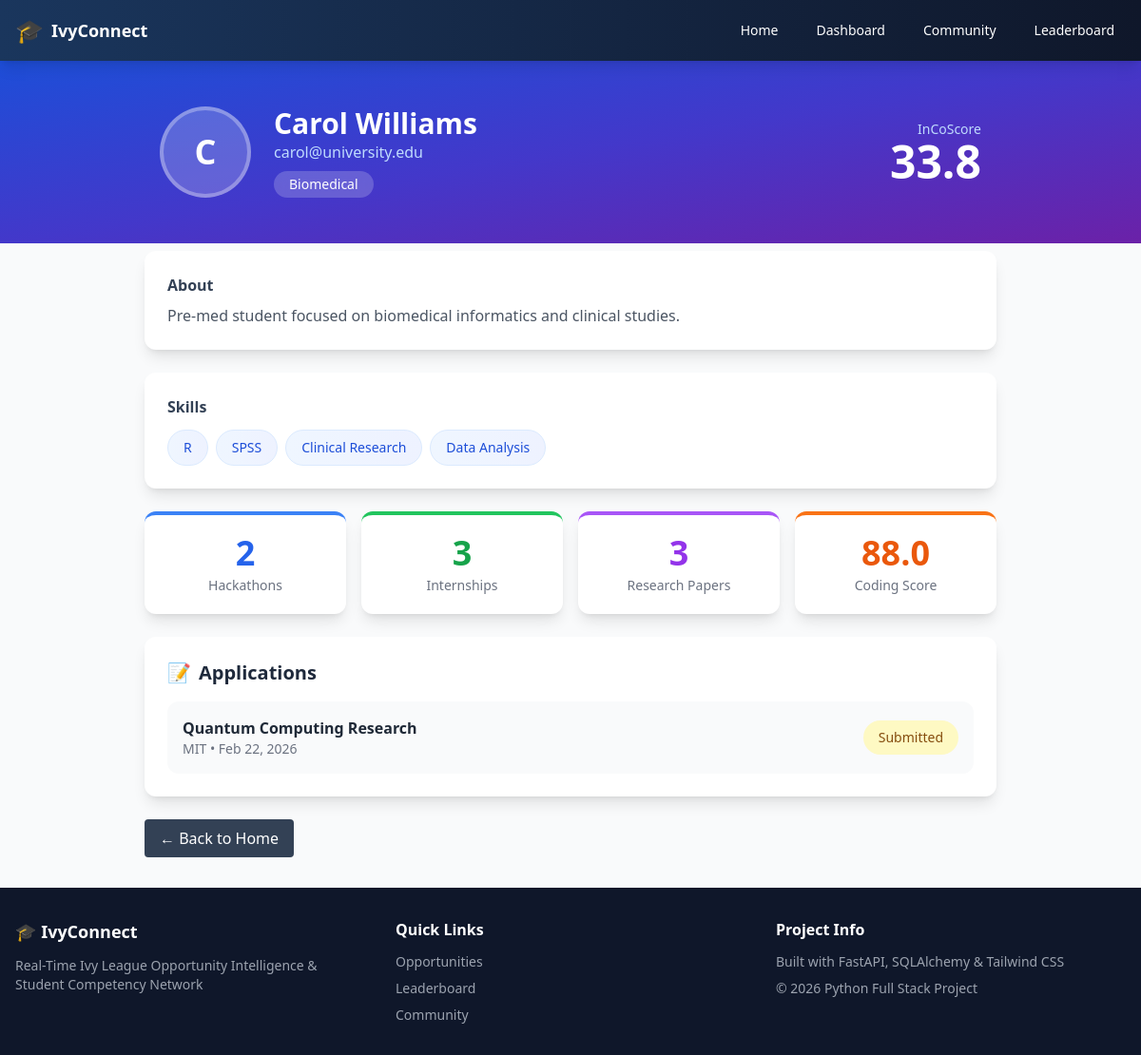
The page /student/3 on the database its author committed.
### models.py (models this page shows)
class Student(Base):
    __tablename__ = "students"
    id = Column(Integer, primary_key=True, index=True)
    name = Column(String(255), nullable=False)
    email = Column(String(255), nullable=True)
    domain_interest = Column(String(100), nullable=False)
    skills = Column(Text, nullable=True)  # Comma-separated skills
    bio = Column(Text, nullable=True)
    resume_url = Column(String(500), nullable=True)
    hackathons = Column(Integer, default=0)
    internships = Column(Integer, default=0)
    research_papers = Column(Integer, default=0)
    coding_score = Column(Float, default=0.0)
    applications = relationship("Application", back_populates="student")
    posts = relationship("Post", back_populates="author")
    comments = relationship("Comment", back_populates="author")

class Application(Base):
    __tablename__ = "applications"
    id = Column(Integer, primary_key=True, index=True)
    student_id = Column(Integer, ForeignKey("students.id"), nullable=False)
    opportunity_id = Column(Integer, ForeignKey("opportunities.id"), nullable=False)
    status = Column(String(50), default="submitted")  # submitted, under_review, accepted, rejected
    applied_at = Column(DateTime, default=datetime.utcnow)
    student = relationship("Student", back_populates="applications")
    opportunity = relationship("Opportunity", back_populates="applications")

class Opportunity(Base):
    __tablename__ = "opportunities"
    id = Column(Integer, primary_key=True, index=True)
    title = Column(String(255), nullable=False)
    description = Column(Text, nullable=True)
    university = Column(String(100), nullable=False)
    domain = Column(String(100), nullable=False)
    posted_date = Column(Date, nullable=False)
    applications = relationship("Application", back_populates="opportunity")

### main.py (the view)
@app.get("/student/{student_id}", response_class=HTMLResponse)
async def student_profile(request: Request, student_id: int):
    db = SessionLocal()
    try:
        student = db.query(Student).filter(Student.id == student_id).first()
        if not student:
            return templates.TemplateResponse("404.html", {"request": request}, status_code=404)
        incoscore = calculate_incoscore(student)
        applications = db.query(Application).filter(Application.student_id == student_id).all()
        return templates.TemplateResponse(
            "profile.html",
            {
                "request": request,
                "student": student,
                "incoscore": incoscore,
                "applications": applications
            }
        )
    finally:
        db.close()

### templates/profile.html (shortened to what this page needs)
{% extends "base.html" %}
{% block hero %}
<div class="bg-gradient-to-br from-blue-700 via-indigo-700 to-purple-800 text-white py-12">
    <div class="max-w-4xl mx-auto px-4">
        <div class="flex items-center gap-6">
            <div class="w-24 h-24 rounded-full bg-white/20 flex items-center justify-center text-4xl font-bold border-4 border-white/30">
                {{ student.name[0] }}
            </div>
            <div>
                <h1 class="text-3xl font-bold">{{ student.name }}</h1>
                <p class="text-blue-200">{{ student.email or 'No email provided' }}</p>
                <span class="inline-block mt-2 px-4 py-1 bg-white/20 rounded-full text-sm backdrop-blur">
                    {{ student.domain_interest }}
                </span>
            </div>
            <div class="ml-auto text-right">
                <p class="text-sm text-blue-200">InCoScore</p>
                <p class="text-5xl font-bold">{{ incoscore }}</p>
            </div>
        </div>
    </div>
</div>
{% endblock %}
{% block content %}
<div class="max-w-4xl mx-auto -mt-6 relative z-10">
    {% if student.bio %}
    <div class="bg-white rounded-xl shadow-lg p-6 mb-6">
        <h3 class="font-semibold text-slate-700 mb-2">About</h3>
        <p class="text-gray-600">{{ student.bio }}</p>
    </div>
    {% endif %}
    {% if student.skills %}
    <div class="bg-white rounded-xl shadow-lg p-6 mb-6">
        <h3 class="font-semibold text-slate-700 mb-3">Skills</h3>
        <div class="flex flex-wrap gap-2">
            {% for skill in student.skills.split(',') %}
            <span class="px-4 py-2 bg-gradient-to-r from-blue-50 to-indigo-50 text-blue-700 rounded-full text-sm font-medium border border-blue-100">{{ skill.strip() }}</span>
            {% endfor %}
        </div>
    </div>
    {% endif %}
    <div class="grid grid-cols-2 md:grid-cols-4 gap-4 mb-6">
        <div class="bg-white rounded-xl shadow-lg p-5 text-center border-t-4 border-blue-500 hover:shadow-xl transition">
            <p class="text-4xl font-bold text-blue-600">{{ student.hackathons }}</p>
            <p class="text-sm text-gray-500 mt-1">Hackathons</p>
        </div>
        <div class="bg-white rounded-xl shadow-lg p-5 text-center border-t-4 border-green-500 hover:shadow-xl transition">
            <p class="text-4xl font-bold text-green-600">{{ student.internships }}</p>
            <p class="text-sm text-gray-500 mt-1">Internships</p>
        </div>
        <div class="bg-white rounded-xl shadow-lg p-5 text-center border-t-4 border-purple-500 hover:shadow-xl transition">
            <p class="text-4xl font-bold text-purple-600">{{ student.research_papers }}</p>
            <p class="text-sm text-gray-500 mt-1">Research Papers</p>
        </div>
        <div class="bg-white rounded-xl shadow-lg p-5 text-center border-t-4 border-orange-500 hover:shadow-xl transition">
            <p class="text-4xl font-bold text-orange-600">{{ student.coding_score }}</p>
            <p class="text-sm text-gray-500 mt-1">Coding Score</p>
        </div>
    </div>
    <div class="bg-white rounded-xl shadow-lg p-6">
        <h3 class="text-xl font-bold text-slate-800 mb-4 flex items-center">
            <span class="mr-2">📝</span> Applications
        </h3>
        {% if applications %}
        <div class="space-y-3">
            {% for app in applications %}
            <div class="flex justify-between items-center p-4 bg-gray-50 rounded-xl hover:bg-gray-100 transition">
                <div>
                    <p class="font-semibold text-gray-800">{{ app.opportunity.title }}</p>
                    <p class="text-sm text-gray-500">{{ app.opportunity.university }} • {{ app.applied_at.strftime('%b %d, %Y') }}</p>
                </div>
                <span class="px-4 py-2 rounded-full text-sm font-medium
                    {% if app.status == 'submitted' %}bg-yellow-100 text-yellow-800
                    {% elif app.status == 'accepted' %}bg-green-100 text-green-800
                    {% elif app.status == 'rejected' %}bg-red-100 text-red-800
                    {% else %}bg-gray-100 text-gray-800{% endif %}">
                    {{ app.status|capitalize }}
                </span>
            </div>
            {% endfor %}
        </div>
        {% else %}
        <div class="text-center py-8">
            <span class="text-4xl mb-2 block">📭</span>
            <p class="text-gray-500">No applications yet.</p>
            <a href="/" class="mt-3 inline-block text-blue-600 hover:text-blue-800">Browse Opportunities →</a>
        </div>
        {% endif %}
    </div>
    <div class="mt-6">
        <a href="/" class="inline-block px-4 py-2 bg-slate-700 text-white rounded hover:bg-slate-800">← Back to Home</a>
    </div>
</div>
{% endblock %}

### static/css/style.css (style rules this page uses)
* { margin: 0; padding: 0; box-sizing: border-box; }
body { font-family: 'Segoe UI', Tahoma, Geneva, Verdana, sans-serif; }
html { scroll-behavior: smooth; }
.backdrop-blur { backdrop-filter: blur(8px); -webkit-backdrop-filter: blur(8px); }

### rows shown on the page
Student: name "C", name "Carol Williams", email "carol@university.edu", domain_interest "Biomedical", bio "Pre-med student focused on biomedical informatics and clinical studies.", hackathons "2", internships "3", research_papers "3", coding_score "88.0"
Application: opportunity "Quantum Computing Research", opportunity.university "MIT", applied_at "Feb 22, 2026", status "Submitted"

### other values the page prints
{{ incoscore }} "33.8"
{{ skill.strip() }} "R" "SPSS" "Clinical Research" "Data Analysis"
